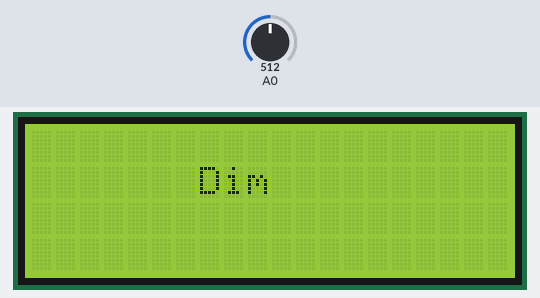
Simulated run of this sketch. Board: Arduino Uno, built with avr-gcc and run on an emulated ATmega328P. Parts: 20×4 character LCD. The test bench sets the inputs (shaded band); at power-on: A0 = 512.

Above: at 1.2 s.
1.3 s: A0 set to 490
At 2.7 s:
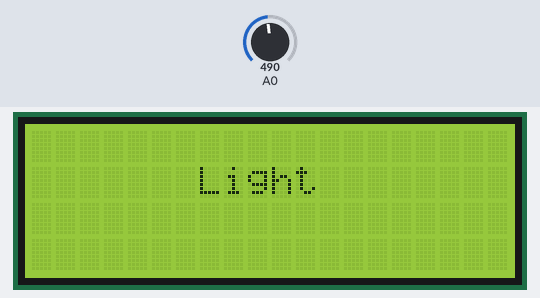
3.0 s: A0 set to 190
At 3.9 s:
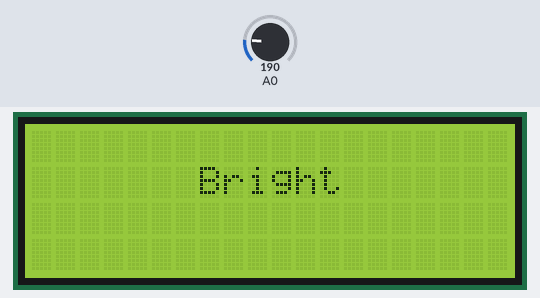
4.6 s: A0 set to 0
At 5.2 s:
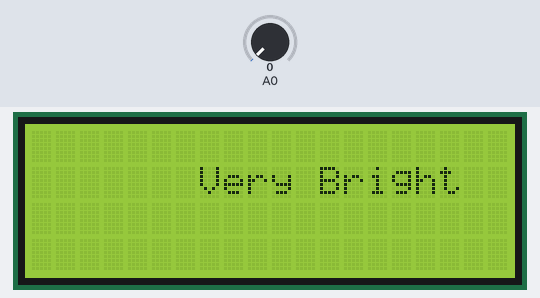
6.1 s: A0 set to 810
At 6.5 s:
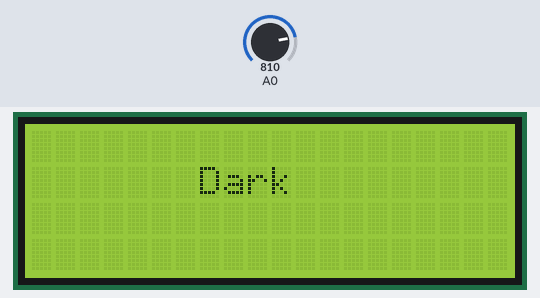
7.7 s: A0 set to 790
At 8.6 s:
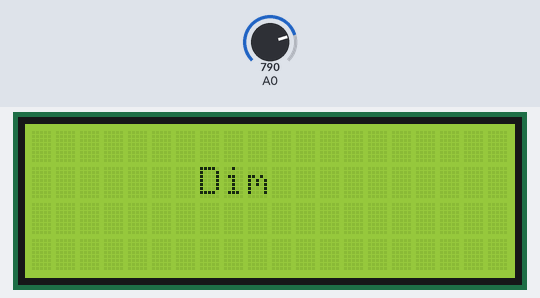
9.2 s: A0 set to 900
At 10.6 s:
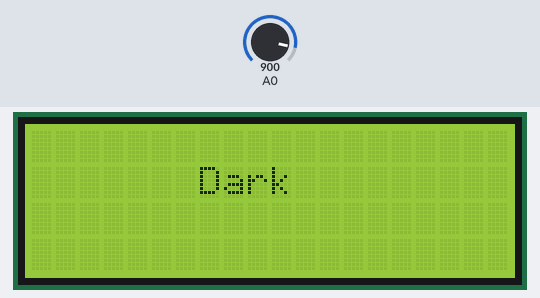
Timing chart, 0 to 11.7 s (numbered marks = the images above; inputs shaded):
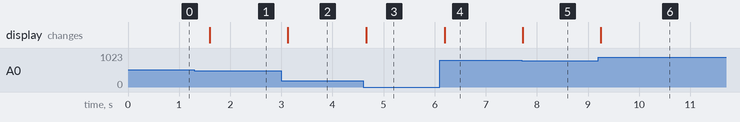

The sketch:

PhotoSensor_arduino_uno.ino
```cpp
#include <LiquidCrystal_I2C.h>

LiquidCrystal_I2C lcd(0x27, 20, 4);


void setup() {
  // put your setup code here, to run once:
  lcd.init();  // initialize the lcd
  // Print a message to the LCD.
  lcd.backlight();
}

void loop() {
  lcd.setCursor(7, 1);
  // put your main code here, to run repeatedly:
  int light = analogRead(A0);
  if(light < 10){
    lcd.clear();
    lcd.setCursor(7, 1);
    lcd.print("Very Bright");
  }
  else if(light < 200){
    lcd.clear();
    lcd.setCursor(7, 1);
    lcd.print("Bright");
  }
  else if(light < 500){
    lcd.clear();
    lcd.setCursor(7, 1);
    lcd.print("Light");
  }
  else if(light < 800){
    lcd.clear();
    lcd.setCursor(7, 1);
    lcd.print("Dim");
  }
  else {
    lcd.clear();
    lcd.setCursor(7, 1);
    lcd.print("Dark");
  }
  delay(500);
}
```

Measured:
- after the input at 1.3 s, the display: changes after 0.30 s (image 1)
- after the input at 3.0 s, the display: changes after 0.13 s (image 2)
- after the input at 4.6 s, the display: changes after 0.06 s (image 3)
- after the input at 6.1 s, the display: changes after 0.10 s (image 4)
- after the input at 7.7 s, the display: changes at once (image 5)
- after the input at 9.2 s, the display: changes after 0.05 s (image 6)
